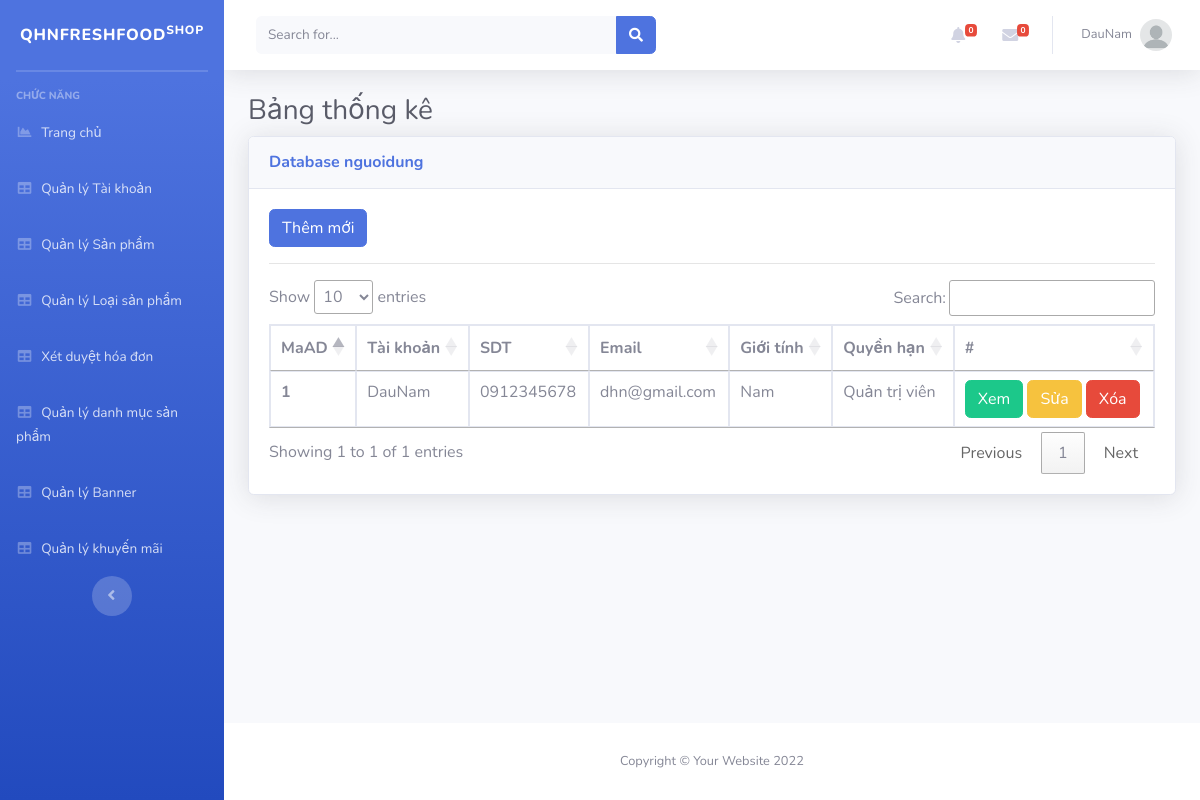
Page /Admin/index.php?mod=nguoidung (signed in) on the committed database.
### tables this page shows
CREATE TABLE `nguoidung` (
  `MaND` int(11) NOT NULL,
  `Ho` varchar(255) NOT NULL,
  `Ten` varchar(255) NOT NULL,
  `GioiTinh` varchar(255) NOT NULL,
  `SDT` varchar(255) DEFAULT NULL,
  `Email` varchar(255) NOT NULL,
  `DiaChi` varchar(255) NOT NULL,
  `TaiKhoan` varchar(255) NOT NULL,
  `MatKhau` varchar(255) NOT NULL,
  `MaQuyen` int(11) NOT NULL,
  `TrangThai` int(11) NOT NULL
);

### Admin/MVC/Controllers/NguoiDungController.php (called while the page is built, shortened)
<?php
class NguoiDungController
{
    var $nguoidung_model;
    public function __construct()
    {
        $this->nguoidung_model = new nguoidung();
    }
    public function list()
    {
        $data = $this->nguoidung_model->All();
        require_once("MVC/Views/Admin/index.php");
    }
}

### Admin/MVC/Models/connection.php (called while the page is built, shortened)
<?php
    class Connection{
        function __construct()
        {
            $severname ="localhost";
            $username ="root";
            $password ="";
            $db_name ="qhnfreshfood";
            $this->conn = new mysqli($severname,$username,$password,$db_name);
        }
    }
?>

### Admin/MVC/Models/model.php (called while the page is built, shortened)
<?php
require_once("connection.php");
class Model
{
    var $table;
    var $contens;
    function __construct()
    {
        $conn_obj = new Connection();
        $this->conn = $conn_obj->conn;
    }
    function All()
    {
        $query = "select * from $this->table ORDER BY $this->contens DESC ";
        require("result.php");
        return $data;
    }
}

### Admin/MVC/Models/result.php (called while the page is built)
<?php
$result = $this->conn->query($query);
$data = array();
while ($row = $result->fetch_assoc()) {
    $data[] = $row;
}
?>

### Admin/MVC/Views/nguoidung/list.php (the view, shortened to what this page needs)
<?php if (isset($_SESSION['isLogin_Admin']) && $_SESSION['isLogin_Admin'] == true) { ?>
<a href="?mod=nguoidung&act=add" type="button" class="btn btn-primary">Thêm mới</a>
<?php } ?>
<hr>
<table class="table table-bordered" id="dataTable" width="100%" cellspacing="0">
  <thead>
    <tr>
      <th scope="col">MaAD</th>
      <th scope="col">Tài khoản</th>
      <th scope="col">SDT</th>
      <th scope="col">Email</th>
      <th scope="col">Giới tính</th>
      <th scope="col">Quyền hạn</th>
      <th>#</th>
    </tr>
  </thead>
  <tbody>
    <?php foreach ($data as $row) { ?>
      <tr>
        <th scope="row"><?= $row['MaND'] ?></th>
        <td><?= $row['TaiKhoan'] ?></td>
        <td><?= $row['SDT'] ?></td>
        <td><?= $row['Email'] ?></td>
        <td><?= $row['GioiTinh'] ?></td>
        <td>
          <?php
          if ($row['MaQuyen'] == 2) {
            echo 'Quản trị viên';
          } else {
            if ($row['MaQuyen'] == 1) {
              echo 'Khách hàng';
            } else {
              echo 'Nhân viên';
            }
          }
          ?>
        </td>
        <td>
          <a href="?mod=nguoidung&act=detail&id=<?= $row['MaND'] ?>" type="button" class="btn btn-success">Xem</a>
          <?php if (isset($_SESSION['isLogin_Admin']) && $_SESSION['isLogin_Admin'] == true) { ?>
          <a href="?mod=nguoidung&act=edit&id=<?= $row['MaND'] ?>" type="button" class="btn btn-warning">Sửa</a>
          <a href="?mod=nguoidung&act=delete&id=<?= $row['MaND'] ?>" onclick="return confirm('Bạn có thật sự muốn xóa ?');" type="button" class="btn btn-danger">Xóa</a>
          <?php }?>
        </td>
      </tr>
    <?php } ?>
  </tbody>
</table>

### rows in the picture
nguoidung: MaND "1", TaiKhoan "DauNam", SDT "0912345678", Email "dhn@gmail.com", GioiTinh "Nam", MaQuyen "Quản trị viên"

### other values in the picture
$_SESSION['login']['TaiKhoan'] "DauNam"
$mod "nguoidung"
